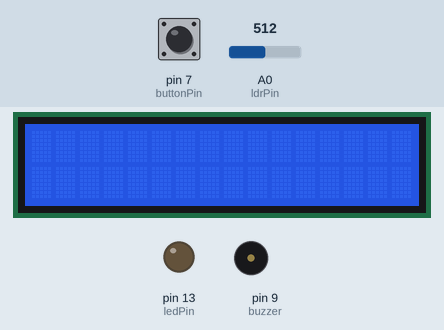
The sketch below on a simulated Arduino Uno, built with avr-gcc and run on an emulated ATmega328P. On the bench: 16×2 character LCD, output pins drawn as LEDs (lit = HIGH), buzzer (waves = sounding). Inputs (shaded band) come from the test bench; at power-on: A0 (ldrPin) = 512, pin 7 (buttonPin) LOW. What the sketch prints to the serial monitor is not drawn.

Above: at 1.2 s.
1.3 s: A0 (ldrPin) set to 549
At 3.6 s:
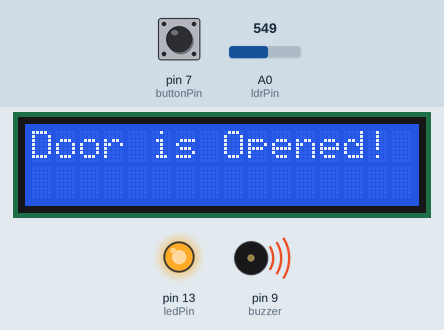
6.1 s: A0 (ldrPin) set to 716
At 6.5 s:
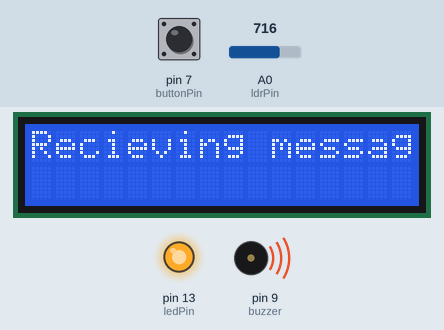
9.0 s: pin 7 (buttonPin) pulled HIGH for 1 s
At 15.6 s:
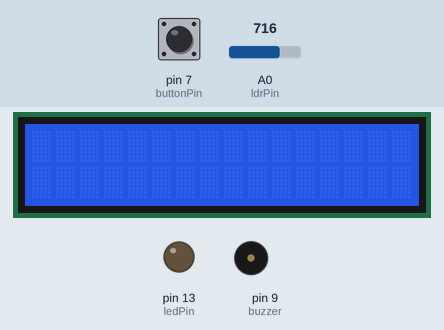
Timing chart, 0 to 17.1 s (numbered marks = the images above; inputs shaded):
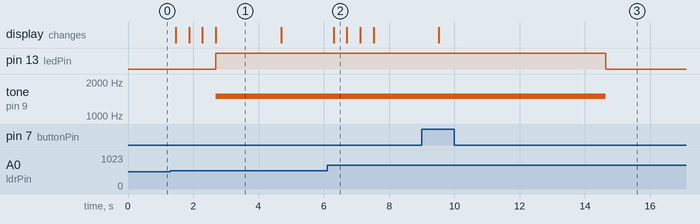

The sketch:

ProjectTest.ino
```cpp
// include the library code:
#include <LiquidCrystal.h>
const int pulseThreshold = 20;  // Adjust this threshold according to your ambient light conditions
const int pulseDuration = 5000;  // Duration of the message reception in milliseconds
//LCD////////////////////////////////////
const int rs = 12, en = 11, d4 = 5, d5 = 4, d6 = 3, d7 = 2;
LiquidCrystal lcd(rs, en, d4, d5, d6, d7);
//////////////////////////////////////////////


//LDR/////////////////////
int ldrPin = A0; // select the input pin for LDR
int sensorValue = 0; // variable to store the value coming from the sensor
//////////////////////////

//Buzzer/////////////////////
const int buzzer = 9;
const int buttonPin = 7;
int buttonState = 0;  // variable for reading the pushbutton status

//LED///////////////////////
const int ledPin = 13;

////counter/////
int counter =0;
void setup() {
  //LCD//////////////////////////
  // set up the LCD's number of columns and rows:
  lcd.begin(16, 2);
  // Print a message to the LCD.
  //lcd.print("hello, world!");
  //////////////////////////////////

  //LDR//////////////////////////
  Serial.begin(9600); //sets serial port for communication
  //////////////////////////////

  //Buzzer/////////////////////
   pinMode(buzzer, OUTPUT); // Set buzzer - pin 9 as an output
   pinMode(buttonPin, INPUT);

  //LED/////////////////////////
   pinMode(ledPin, OUTPUT);

}

void loop() {
  //Button///////////////////////
  buttonState = digitalRead(buttonPin);
  Serial.println(buttonState);
  //LDR//////////////////////////
  sensorValue = analogRead(ldrPin); // read the value from the sensor
  Serial.println(sensorValue); //prints the values coming from the sensor on the screen
  delay(100);
  //////////////////////////////
  unsigned long startTime = millis();  // Record the start time of the message reception

  while (millis() - startTime < pulseDuration) {
    int previousValue = analogRead(ldrPin);  // Read the LDR value
    delay(100);  // Delay between readings for stability
    int currentValue = analogRead(ldrPin);  // Read the LDR value again

    int diff = currentValue - previousValue;  // Calculate the difference

    if (diff > pulseThreshold) {
      // Pulse detected
      delay(100);  // Wait for 100ms to ensure the pulse has ended

      // Start receiving the message combinations
      String message = receiveMessage(currentValue);

      // Process the received message
      if (message == "100") {
        lcd.clear();
        lcd.setCursor(0, 0);
        lcd.print("FIRE !!!!!");
        tone(buzzer, 1000); // Send 1KHz sound signal...
        digitalWrite(ledPin, HIGH);
        Serial.println("FIRE !!!!!");
      } else if (message == "111") {
        lcd.clear();
        lcd.setCursor(0, 0);
        lcd.print("Door is Opened!");
        tone(buzzer, 1500);
        digitalWrite(ledPin, HIGH);
        Serial.println("Door is Opened!");
      } else if (message == "110") {
        lcd.clear();
        lcd.setCursor(0, 0);
        lcd.print("Object Detected!");
        tone(buzzer, 2000);
        digitalWrite(ledPin, HIGH);
        Serial.println("Object Detected!");
      } else {
        // Invalid combination
        lcd.clear();
        lcd.setCursor(0, 0);
        lcd.print("Invalid message");
        Serial.println(message);
      }

      delay(2000);  // Display the received message for 2 seconds
      lcd.clear();  // Clear the LCD display

      break;  // Exit the while loop
    }
  }
  if (buttonState == HIGH) {
    Serial.println("MUTE!!");
    digitalWrite(ledPin, LOW);
    noTone(buzzer);     // Stop sound...
  }
}


String receiveMessage(int value) {
        lcd.clear();
        lcd.setCursor(0, 0);
        lcd.print("Recieving message");
        Serial.println("Recieving");
  String message = "";
  unsigned long startTime = millis();  // Record the start time of the message reception

  while (millis() - startTime < pulseDuration) {
    int previousValue = analogRead(ldrPin);  // Read the LDR value
    delay(200);  // Delay between readings for stability
    int currentValue = analogRead(ldrPin);  // Read the LDR value again

    int diff = abs(currentValue - value);  // Calculate the difference

    if (diff < pulseThreshold) {
//      // Pulse detected
        delay(200);  // Wait for 100ms to ensure the pulse has ended
        lcd.clear();
        lcd.setCursor(0, 0);
        lcd.print("Enter Next Bit"+counter);
        Serial.println("ENTER NEXT BIT BSOR3AAAAA");
//
//      // Check if it's a short pulse or a long pulse
//      int pulseDuration = analogRead(ldrPin);
//
        message += "1";
        counter++;
      }
      else {
        // Short pulse received
        delay(200);  // Wait for 100ms to ensure the pulse has ended
        lcd.clear();
        lcd.setCursor(0, 0);
        lcd.print("Enter Next Bit"+counter);
        Serial.println("ENTER NEXT BIT BSOR3AAAAA");
        message += "0";
        counter++;
      }

      if (message.length() == 3) {
        lcd.clear();
        lcd.setCursor(0, 0);
        lcd.print("Recieved");
        Serial.println(message);
        counter=0;
        break;
      }
    }


  return message;
}
```

Measured:
- the behaviour switches between 532 and 533 on A0 (ldrPin) (found by bisection; images 0 and 1)
- after the input at 1.3 s, pin 13 (ledPin): LOW → HIGH after 1.4 s; tone on pin 9 (buzzer): silent → 1500 Hz after 1.4 s; the display: first changes after 0.17 s (image 1 shows a later state)
- after the input at 6.1 s, the display: changes after 0.20 s (image 2)
- after the input at 9.0 s, pin 13 (ledPin): HIGH → LOW after 5.6 s; tone on pin 9 (buzzer): 1500 Hz → silent after 5.6 s
- what the display in image 1 shows lasts 2.0 s, from 2.7 s to 4.7 s
- what the display in image 2 shows lasts 0.4 s, from 6.3 s to 6.7 s
